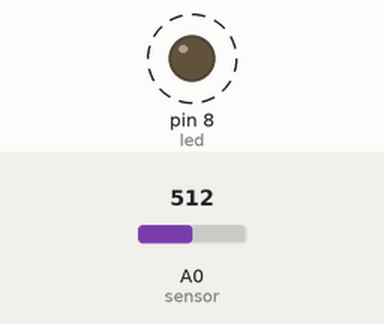
Bench run of a sketch on a simulated Arduino Uno, built with avr-gcc and run on an emulated ATmega328P. Parts: output pins drawn as LEDs (lit = HIGH). Dashed ring = blinking. The inputs (shaded band) are chosen by the test bench; at power-on: A0 (sensor) = 512.

Above: at 1.05 s.
1.3 s: A0 (sensor) set to 494
At 1.3 s:
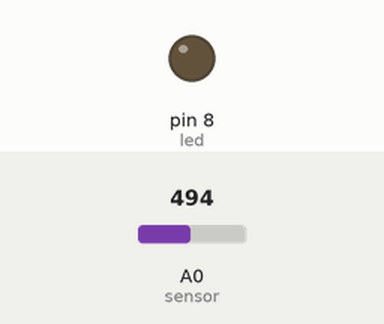
2.8 s: A0 (sensor) set to 716
At 3.14 s:
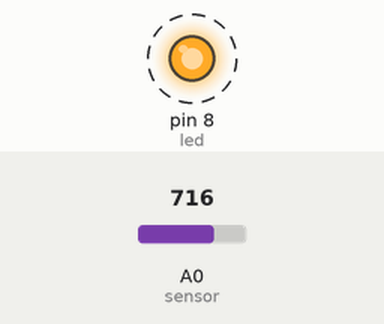
5.8 s: A0 (sensor) set to 511
At 6.5 s:
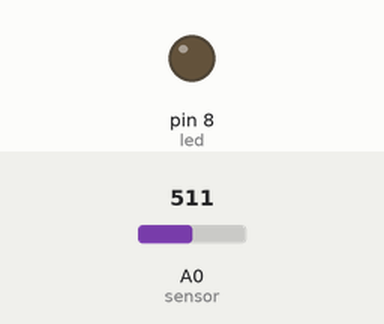
7.3 s: A0 (sensor) set to 900
At 7.64 s:
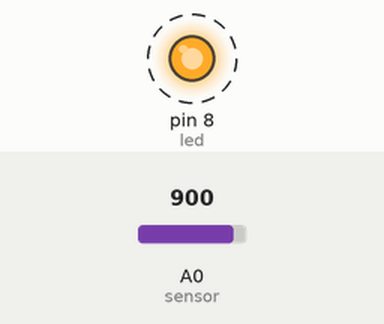
Timing chart, 0 to 11.3 s (numbered marks = the images above; inputs shaded):
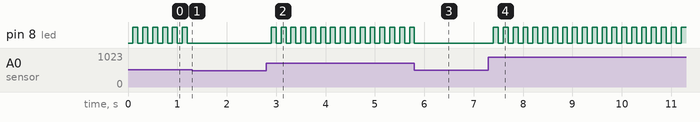

Measured:
- the behaviour switches between 512 and 511 on A0 (sensor) (found by bisection; images 0 and 1)
- after the input at 1.3 s, pin 8 (led): stops changing and stays LOW
- after the input at 2.8 s, pin 8 (led): alternates HIGH for 0.10 s and LOW for 0.10 s, starting after 0.10 s
- after the input at 5.8 s, pin 8 (led): goes on until 5.8 s, then stays LOW
- after the input at 7.3 s, pin 8 (led): alternates HIGH for 0.10 s and LOW for 0.10 s, starting after 0.10 s
- by itself, pin 8 (led): alternates HIGH for 0.10 s and LOW for 0.10 s

The sketch:

alarme_temperatura.ino
```cpp
/* ************************************************************************

Colégio SATC
Curso Técnico em Mecatrônica
Disciplina: Sistemas Embarcados
Turma: 3191
Professor: Marcos Antonio Jeremias Coelho

Programa: Alarme de Temperatura Simples

Autor: Tiago Fortunato Rosset
Data: 11/04/2026
Versão: 1.0

************************************************************************ */

const int sensor = A0;
const int led = 8;
unsigned int timer = 0;

void setup() {
  pinMode(led, OUTPUT);
	timer = millis();
}

void loop() {
  unsigned int leitura = analogRead(sensor);
  float temp = (leitura*5.0)/1023;
  if(temp > 2.5){
    if((millis() - timer) >= 200){
      digitalWrite(led, 0);
      timer = millis();
    }
    else if((millis() - timer) >= 100){
      digitalWrite(led, 1);
    }
  }
  else{
    digitalWrite(led, 0);
  }
}
```
